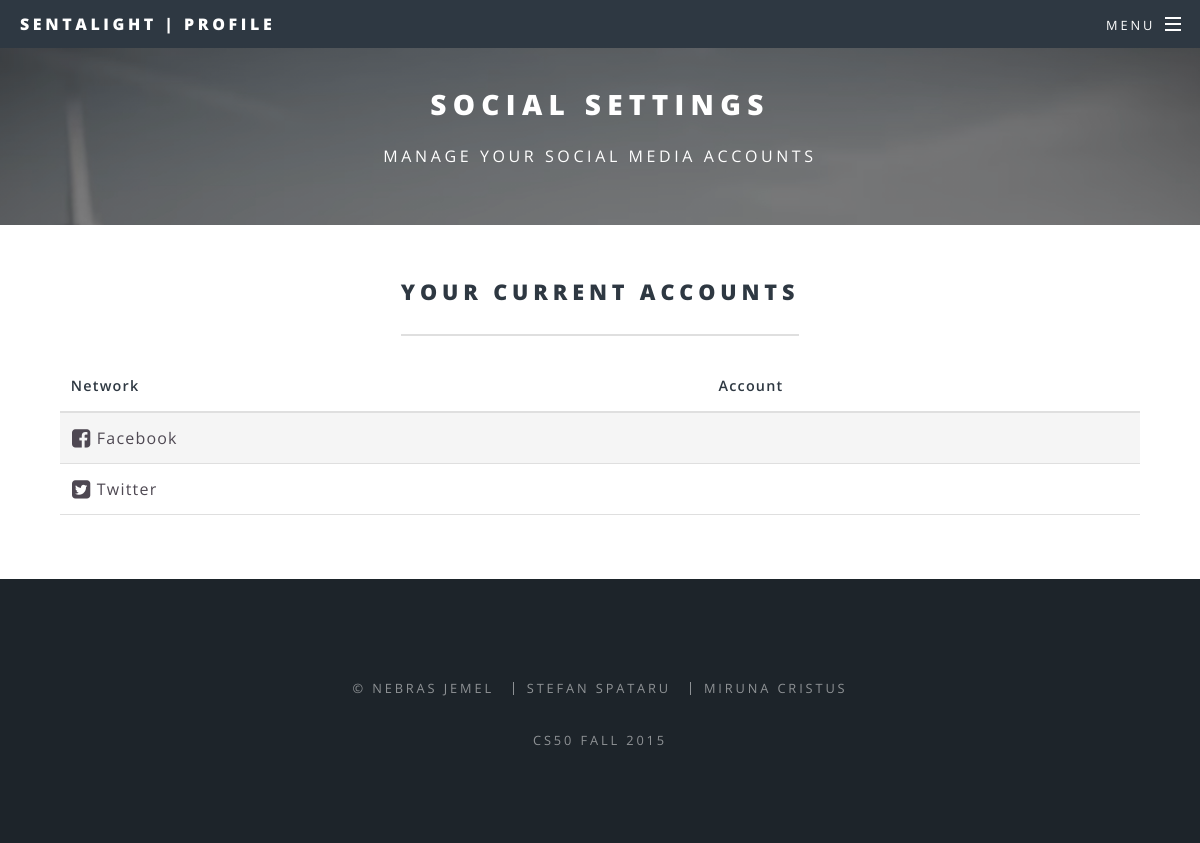
/social (signed in), run on an earlier commit of the app's database.
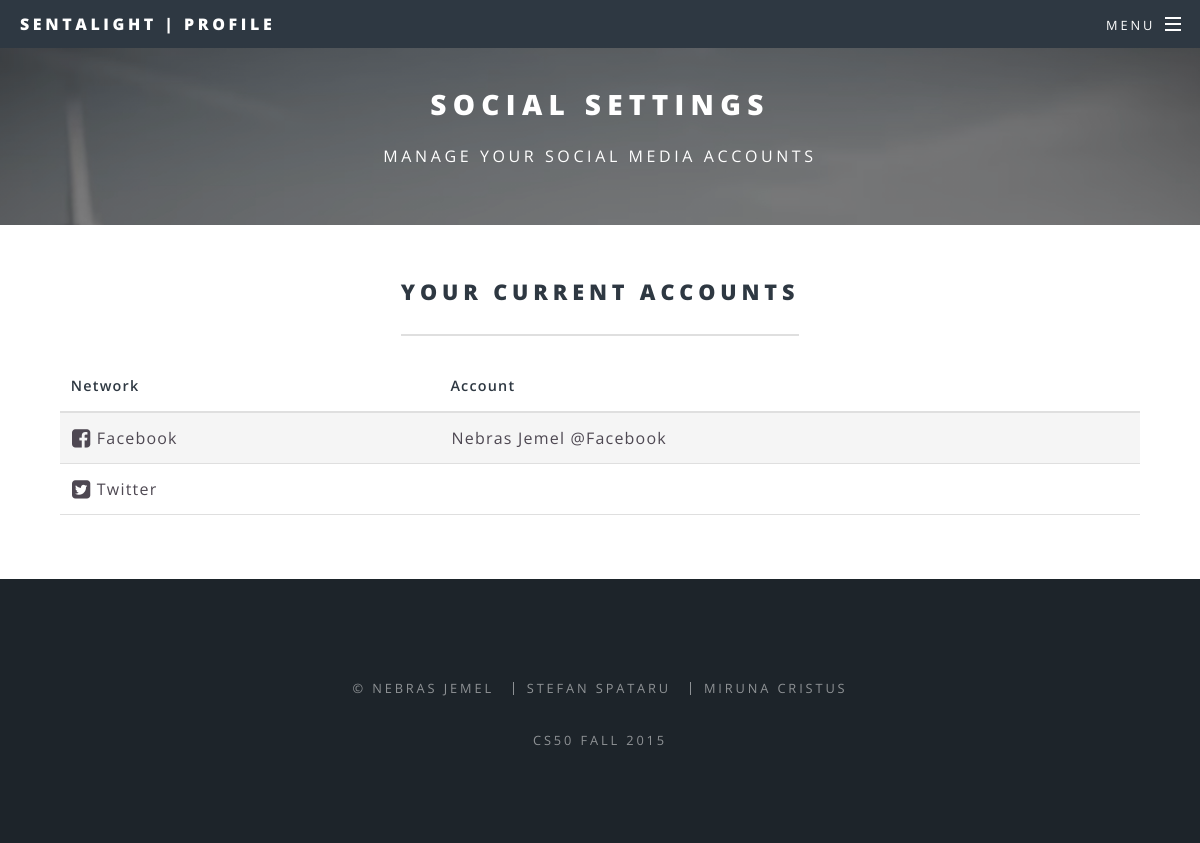
And on a later commit of the database.
### Interface/models.py (models this page shows)
class FacebookAccount(models.Model):
    user = models.ForeignKey(User, on_delete=models.CASCADE)
    account_id = models.IntegerField()
    account_name = models.CharField(max_length=100)
    class Meta:
        unique_together = ('user', 'account_name')

### Interface/views.py (the view)
# urls.py: url(r'^social', 'Interface.views.social'),
@csrf_exempt
@login_required
def social(request):
    title = "Social Settings"
    query = FacebookAccount.objects.filter(user = request.user)
    if query:
        query = query[0]
    if request.method == 'POST':
        form = FacebookAccount(user = request.user, account_id = request.POST['userID'],
                               account_name = request.POST['account_name'])
        form.save()
        message = "Account Added Successfully"
        print(request.POST['account_name'])
    else:
        message = "Manage Your Social Media Accounts"
    return render(request, "social.html", {'title': title, 'message': message, 'query': query, 'fb': True})

### templates/social.html (shortened to what this page needs)
{% extends "base2.html" %}
{% load staticfiles %}
{% block content %}
    <section class="wrapper style5">
        <div class="inner">
            <header class="major align-center">
                <h2>Your Current Accounts</h2>
            </header>
            <div>
                <table class="table-wrapper">
                    <thead>
                    <tr>
                        <th>Network</th>
                        <th>Account</th>
                    </tr>
                    </thead>
                    <tbody>
                    <tr>
                        <td><i class="icon fa-facebook-square fa-lg"></i> Facebook</td>
                        <td> {% if query %}<div id="query">
                            {{query.account_name}}
                            {% else %}</div>
                            {% endif %}
                        </td>
                    </tr>
                    <tr>
                        <td><i class="icon fa-twitter-square fa-lg"></i> Twitter</td>
                        <td></td>
                    </tr>
                    </tbody>
                </table>
            </div>
        </div>
    </section>
    </article>
{% endblock %}

What changed in the data, as far as the page shows it:
added FacebookAccount: account_name "Nebras Jemel @Facebook"
